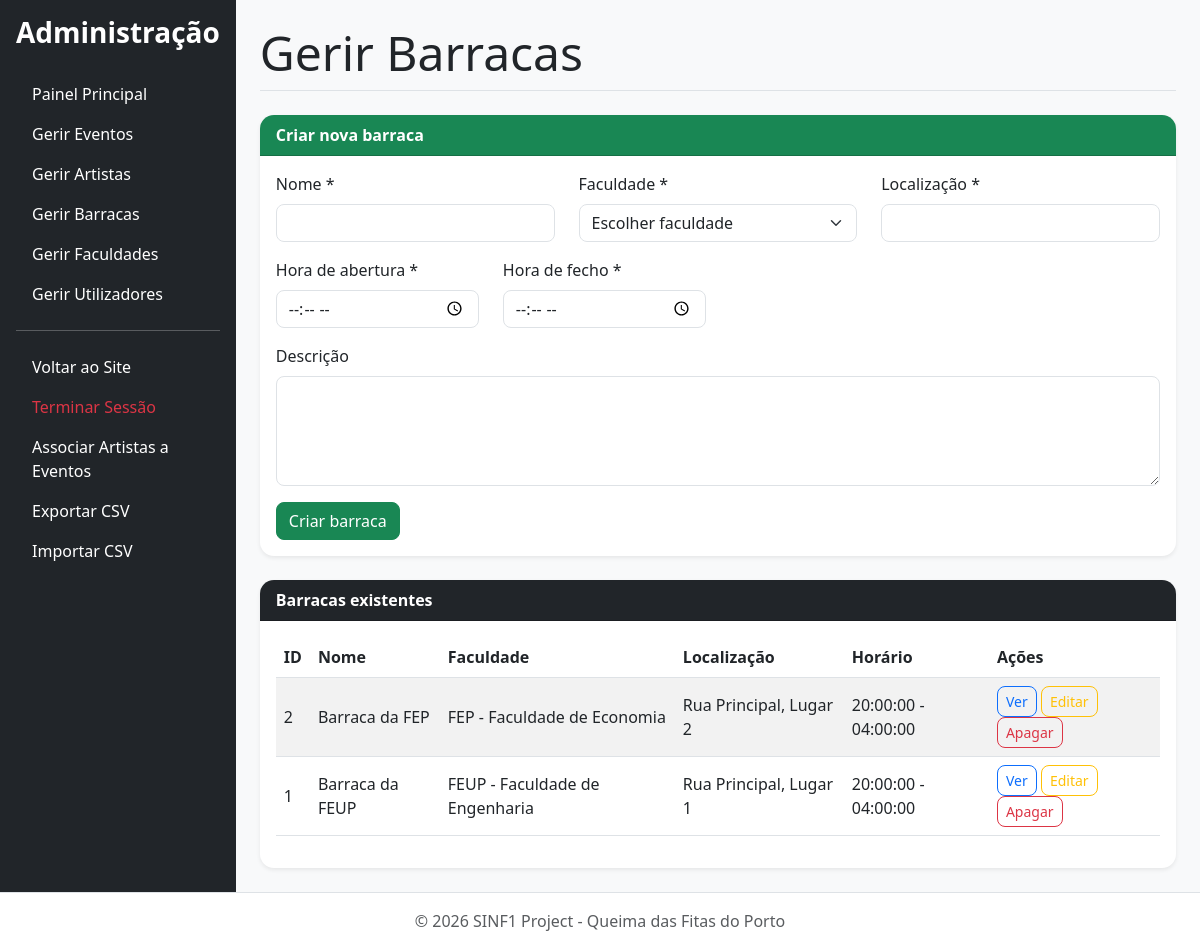
Before: /public/admin/manage_tents.php (signed in) with the older database file.
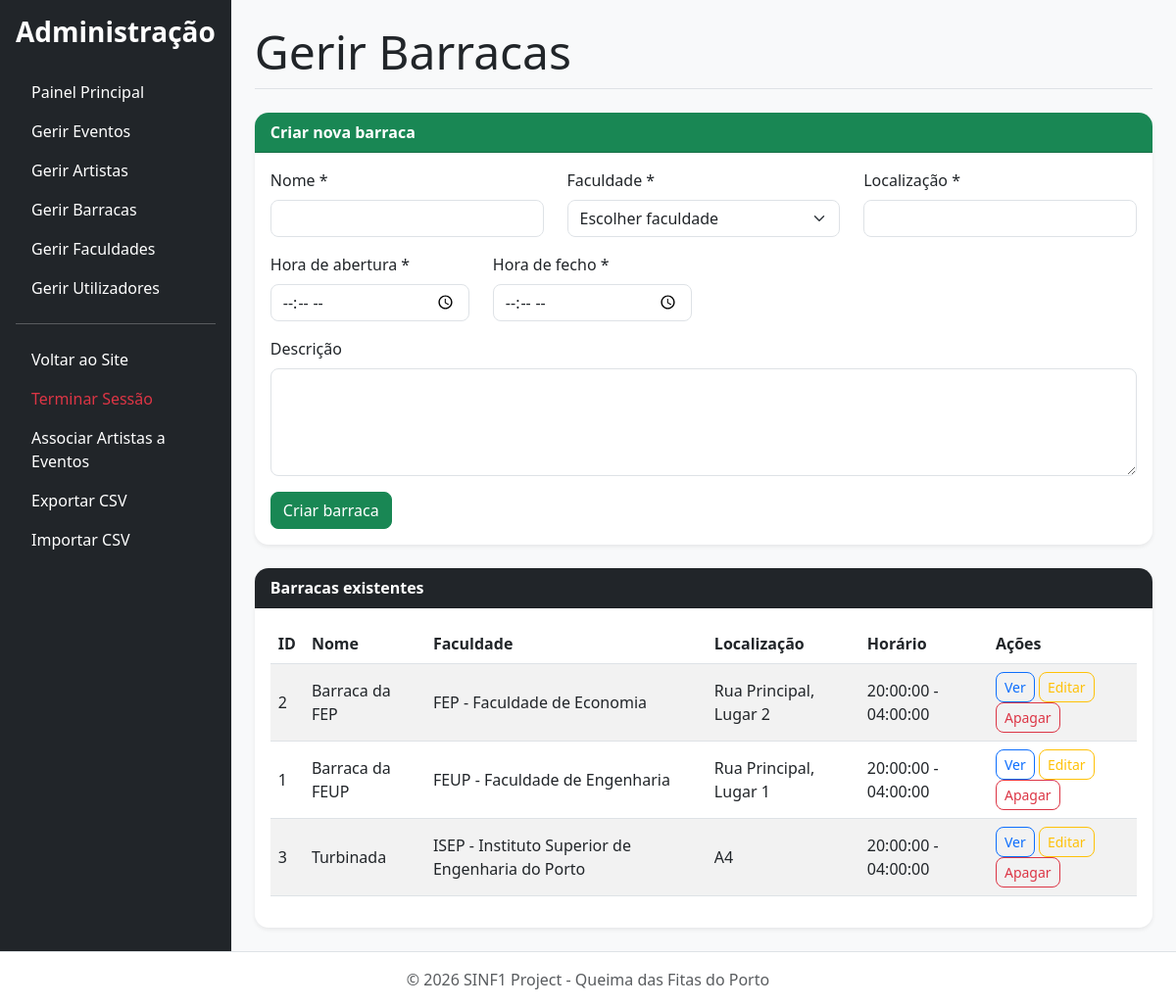
After: the same page with the newer database file.
### tables this page shows
CREATE TABLE `tent` (
  `id_tent` int(11) NOT NULL,
  `name` varchar(100) NOT NULL,
  `id_faculty` int(11) NOT NULL,
  `location` varchar(100) NOT NULL,
  `open_time` time DEFAULT NULL,
  `close_time` time DEFAULT NULL,
  `description` text DEFAULT NULL
);

CREATE TABLE `faculty` (
  `id_faculty` int(11) NOT NULL,
  `name` varchar(100) NOT NULL,
  `acronym` varchar(20) NOT NULL,
  `description` text DEFAULT NULL,
  `color` varchar(20) DEFAULT NULL
);

### src/dal/DataAccessLayer.php (called while the page is built, shortened)
<?php
class DataAccessLayer {
    private $conn;
    public function __construct() {
        $this->conn = new mysqli(DB_HOST, DB_USER, DB_PASS, DB_NAME);
        $this->conn->set_charset("utf8mb4");
    }
    public function executeSelect($query, $params = [], $types = "") {
        $stmt = $this->conn->prepare($query);
        $stmt->execute();
        $result = $stmt->get_result();
        $data = $result->fetch_all(MYSQLI_ASSOC);
        return $data;
    }
}
?>

### src/bll/BusinessLogicLayer.php (called while the page is built, shortened)
<?php
require_once __DIR__ . '/../dal/DataAccessLayer.php';
class BusinessLogicLayer {
    private $dal;
    public function __construct() {
        $this->dal = new DataAccessLayer();
    }
public function getAllTents() {
    $query = "SELECT t.*, f.name AS faculty_name, f.acronym
              FROM tent t
              INNER JOIN faculty f ON t.id_faculty = f.id_faculty
              ORDER BY t.name ASC";
    return $this->dal->executeSelect($query);
}
}
?>

### public/admin/manage_tents.php (the view, shortened to what the changed rows need)
<?php
include '../includes/header_admin.php';
$tents = $bll->getAllTents();
?>
<h1 class="display-5 border-bottom pb-2 mb-4">Gerir Barracas</h1>
<div class="card shadow-sm border-0">
    <div class="card-body table-responsive">
        <table class="table table-striped align-middle">
            <thead>
                <tr>
                    <th>ID</th>
                    <th>Nome</th>
                    <th>Faculdade</th>
                    <th>Localização</th>
                    <th>Horário</th>
                    <th>Ações</th>
                </tr>
            </thead>
            <tbody>
                <?php if ($tents && count($tents) > 0): ?>
                    <?php foreach ($tents as $tent): ?>
                        <tr>
                            <td><?php echo htmlspecialchars($tent['id_tent']); ?></td>
                            <td><?php echo htmlspecialchars($tent['name']); ?></td>
                            <td>
                                <?php echo htmlspecialchars(($tent['acronym'] ?? '') . ' - ' . ($tent['faculty_name'] ?? '')); ?>
                            </td>
                            <td><?php echo htmlspecialchars($tent['location']); ?></td>
                            <td>
                                <?php echo htmlspecialchars($tent['open_time']); ?> -
                                <?php echo htmlspecialchars($tent['close_time']); ?>
                            </td>
                            <td>
                                <a
                                    href="../UserInterface/tent_detail.php?id=<?php echo $tent['id_tent']; ?>"
                                    class="btn btn-sm btn-outline-primary"
                                >
                                    Ver
                                </a>
                                <a
                                    href="manage_tents.php?edit=<?php echo $tent['id_tent']; ?>"
                                    class="btn btn-sm btn-outline-warning"
                                >
                                    Editar
                                </a>
                                <a
                                    href="manage_tents.php?delete=<?php echo $tent['id_tent']; ?>"
                                    class="btn btn-sm btn-outline-danger"
                                    data-confirm-delete="Tens a certeza que queres apagar esta barraca?"
                                >
                                    Apagar
                                </a>
                            </td>
                        </tr>
                    <?php endforeach; ?>
                <?php endif; ?>
            </tbody>
        </table>
    </div>
</div>
<?php include '../includes/footer.php'; ?>

Changed rows visible on the page:
added tent: id_tent "3", name "Turbinada", id_faculty.name "ISEP - Instituto Superior de Engenharia do Porto", location "A4", open_time "20:00:00", close_time "04:00:00"
